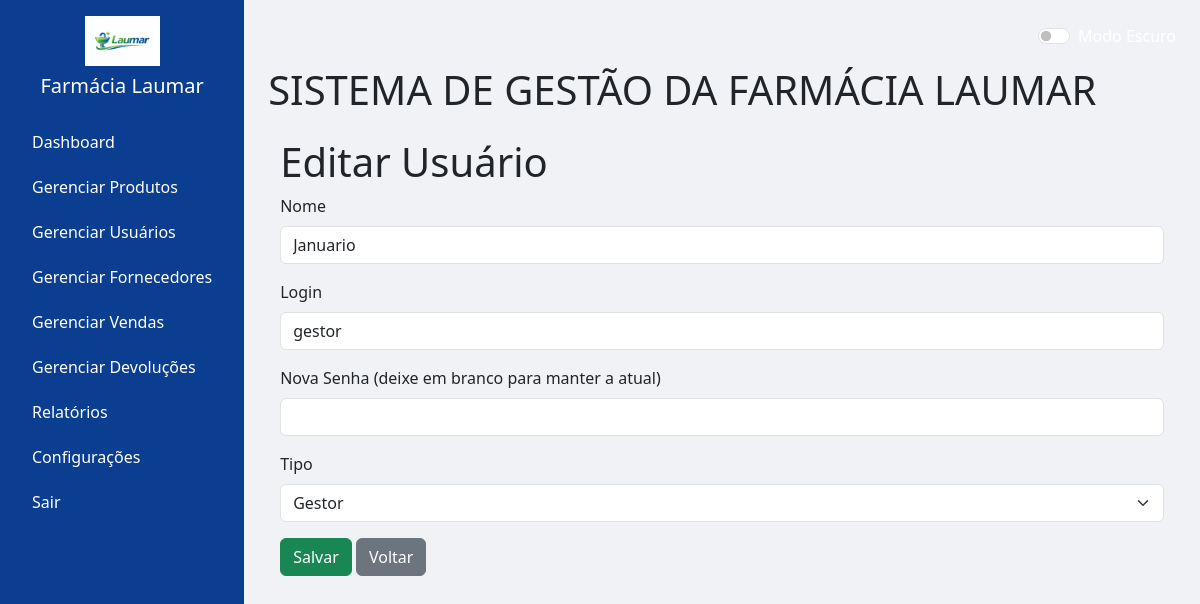
/usuarios/editar/3 (signed in), run on the app's committed database.
### models.py (models this page shows, shortened)
class Usuario(UserMixin, db.Model):
    __tablename__ = 'usuarios'
    id = db.Column(db.Integer, primary_key=True)
    nome = db.Column(db.String(150), nullable=False)
    usuario = db.Column(db.String(150), unique=True, nullable=False)
    senha = db.Column(db.String(150), nullable=False)
    tipo = db.Column(db.String(50), nullable=False)  # 'Admin', 'Atendente', 'Farmaceutica', 'Gestor'

### app.py (the view, shortened to what this page needs)
@app.route('/usuarios/editar/<int:id>', methods=['GET', 'POST'])
@login_required
def editar_usuario(id):
    if current_user.tipo != 'Admin':
        flash('Acesso negado.', 'danger')
        return redirect(url_for('dashboard'))
    usuario = Usuario.query.get_or_404(id)
    return render_template('usuarios/editar_usuario.html', usuario=usuario)

### app.py (called while the page is built)
@login_manager.user_loader
def load_user(user_id):
    return db.session.get(Usuario, int(user_id))

### templates/usuarios/editar_usuario.html (shortened to what this page needs)
{% extends 'base.html' %}
{% block content %}
<div class="container">
    <h1>Editar Usuário</h1>
    <form method="POST" action="{{ url_for('editar_usuario', id=usuario.id) }}">
        <div class="mb-3">
            <label for="nome" class="form-label">Nome</label>
            <input id="nome" name="nome" class="form-control" value="{{ usuario.nome }}" required>
        </div>
        <div class="mb-3">
            <label for="usuario" class="form-label">Login</label>
            <input id="usuario" name="usuario" class="form-control" value="{{ usuario.usuario }}" required>
        </div>
        <div class="mb-3">
            <label for="senha" class="form-label">Nova Senha (deixe em branco para manter a atual)</label>
            <input type="password" id="senha" name="senha" class="form-control">
        </div>
        <div class="mb-3">
            <label for="tipo" class="form-label">Tipo</label>
            <select id="tipo" name="tipo" class="form-select" required>
                <option value="Gestor" {% if usuario.tipo == 'Gestor' %}selected{% endif %}>Gestor</option>
            </select>
        </div>
        <button type="submit" class="btn btn-success">Salvar</button>
        <a href="{{ url_for('listar_usuarios') }}" class="btn btn-secondary">Voltar</a>
    </form>
</div>
{% endblock %}

### templates/base.html (style rules this page uses)
body { background-color: #f0f2f5; }

### data on the page
Usuario: nome "Januario", usuario "gestor", tipo "Gestor"
